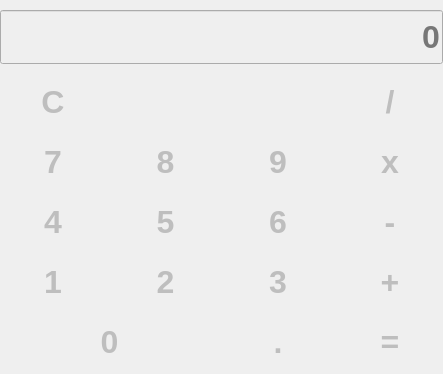
<?xml version="1.0" encoding="UTF-8"?>
<ui version="4.0">
 <class>Form</class>
 <widget class="QWidget" name="Form">
  <property name="enabled">
   <bool>false</bool>
  </property>
  <property name="geometry">
   <rect>
    <x>0</x>
    <y>0</y>
    <width>443</width>
    <height>374</height>
   </rect>
  </property>
  <property name="sizePolicy">
   <sizepolicy hsizetype="Expanding" vsizetype="Expanding">
    <horstretch>0</horstretch>
    <verstretch>0</verstretch>
   </sizepolicy>
  </property>
  <property name="minimumSize">
   <size>
    <width>48</width>
    <height>48</height>
   </size>
  </property>
  <property name="font">
   <font>
    <pointsize>24</pointsize>
    <weight>75</weight>
    <bold>true</bold>
   </font>
  </property>
  <property name="windowTitle">
   <string/>
  </property>
  <property name="layoutDirection">
   <enum>Qt::LeftToRight</enum>
  </property>
  <layout class="QGridLayout" name="gridLayout">
   <property name="margin">
    <number>0</number>
   </property>
   <item row="5" column="2">
    <widget class="QPushButton" name="pushButton_15">
     <property name="text">
      <string>.</string>
     </property>
     <property name="checkable">
      <bool>true</bool>
     </property>
     <property name="flat">
      <bool>true</bool>
     </property>
    </widget>
   </item>
   <item row="1" column="0">
    <widget class="QPushButton" name="pushButton_17">
     <property name="text">
      <string>C</string>
     </property>
     <property name="checkable">
      <bool>true</bool>
     </property>
     <property name="flat">
      <bool>true</bool>
     </property>
    </widget>
   </item>
   <item row="2" column="3">
    <widget class="QPushButton" name="pushButton_3">
     <property name="text">
      <string>x</string>
     </property>
     <property name="checkable">
      <bool>true</bool>
     </property>
     <property name="flat">
      <bool>true</bool>
     </property>
    </widget>
   </item>
   <item row="2" column="2">
    <widget class="QPushButton" name="pushButton_4">
     <property name="text">
      <string>9</string>
     </property>
     <property name="checkable">
      <bool>true</bool>
     </property>
     <property name="flat">
      <bool>true</bool>
     </property>
    </widget>
   </item>
   <item row="2" column="1">
    <widget class="QPushButton" name="pushButton_2">
     <property name="text">
      <string>8</string>
     </property>
     <property name="checkable">
      <bool>true</bool>
     </property>
     <property name="flat">
      <bool>true</bool>
     </property>
    </widget>
   </item>
   <item row="2" column="0">
    <widget class="QPushButton" name="pushButton">
     <property name="text">
      <string>7</string>
     </property>
     <property name="checkable">
      <bool>true</bool>
     </property>
     <property name="flat">
      <bool>true</bool>
     </property>
    </widget>
   </item>
   <item row="1" column="3">
    <widget class="QPushButton" name="pushButton_18">
     <property name="text">
      <string>/</string>
     </property>
     <property name="checkable">
      <bool>true</bool>
     </property>
     <property name="flat">
      <bool>true</bool>
     </property>
    </widget>
   </item>
   <item row="3" column="2">
    <widget class="QPushButton" name="pushButton_5">
     <property name="text">
      <string>6</string>
     </property>
     <property name="checkable">
      <bool>true</bool>
     </property>
     <property name="flat">
      <bool>true</bool>
     </property>
    </widget>
   </item>
   <item row="3" column="1">
    <widget class="QPushButton" name="pushButton_6">
     <property name="text">
      <string>5</string>
     </property>
     <property name="checkable">
      <bool>true</bool>
     </property>
     <property name="flat">
      <bool>true</bool>
     </property>
    </widget>
   </item>
   <item row="3" column="3">
    <widget class="QPushButton" name="pushButton_7">
     <property name="text">
      <string>-</string>
     </property>
     <property name="checkable">
      <bool>true</bool>
     </property>
     <property name="flat">
      <bool>true</bool>
     </property>
    </widget>
   </item>
   <item row="3" column="0">
    <widget class="QPushButton" name="pushButton_8">
     <property name="text">
      <string>4</string>
     </property>
     <property name="checkable">
      <bool>true</bool>
     </property>
     <property name="flat">
      <bool>true</bool>
     </property>
    </widget>
   </item>
   <item row="4" column="2">
    <widget class="QPushButton" name="pushButton_11">
     <property name="text">
      <string>3</string>
     </property>
     <property name="checkable">
      <bool>true</bool>
     </property>
     <property name="flat">
      <bool>true</bool>
     </property>
    </widget>
   </item>
   <item row="4" column="0">
    <widget class="QPushButton" name="pushButton_14">
     <property name="text">
      <string>1</string>
     </property>
     <property name="checkable">
      <bool>true</bool>
     </property>
     <property name="flat">
      <bool>true</bool>
     </property>
    </widget>
   </item>
   <item row="4" column="3">
    <widget class="QPushButton" name="pushButton_12">
     <property name="text">
      <string>+</string>
     </property>
     <property name="checkable">
      <bool>true</bool>
     </property>
     <property name="flat">
      <bool>true</bool>
     </property>
    </widget>
   </item>
   <item row="4" column="1">
    <widget class="QPushButton" name="pushButton_10">
     <property name="text">
      <string>2</string>
     </property>
     <property name="checkable">
      <bool>true</bool>
     </property>
     <property name="flat">
      <bool>true</bool>
     </property>
    </widget>
   </item>
   <item row="5" column="3">
    <widget class="QPushButton" name="pushButton_16">
     <property name="text">
      <string>=</string>
     </property>
     <property name="checkable">
      <bool>true</bool>
     </property>
     <property name="flat">
      <bool>true</bool>
     </property>
    </widget>
   </item>
   <item row="5" column="0" colspan="2">
    <widget class="QPushButton" name="pushButton_9">
     <property name="text">
      <string>0</string>
     </property>
     <property name="checkable">
      <bool>true</bool>
     </property>
     <property name="flat">
      <bool>true</bool>
     </property>
    </widget>
   </item>
   <item row="0" column="0" colspan="4">
    <widget class="QLineEdit" name="lineEdit">
     <property name="minimumSize">
      <size>
       <width>0</width>
       <height>54</height>
      </size>
     </property>
     <property name="text">
      <string/>
     </property>
     <property name="alignment">
      <set>Qt::AlignRight|Qt::AlignTrailing|Qt::AlignVCenter</set>
     </property>
     <property name="readOnly">
      <bool>false</bool>
     </property>
     <property name="placeholderText">
      <string>0</string>
     </property>
    </widget>
   </item>
  </layout>
 </widget>
 <resources/>
 <connections/>
</ui>
